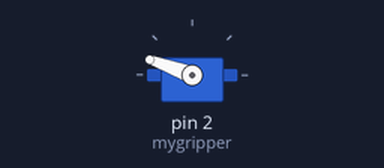
Bench run of a sketch on a simulated Arduino Uno, built with avr-gcc and run on an emulated ATmega328P. Shown: servo.

Above: at 0.05 s.
At 6.0 s:
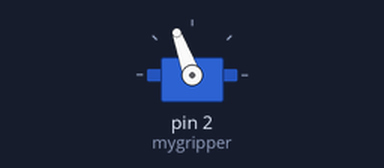
Timing chart, 0 to 7.8 s (numbered marks = the images above):
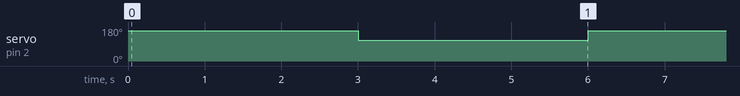

The sketch:

Servotrial.ino
```cpp
#include <Servo.h>
Servo mygripper;
void setup() {
  // put your setup code here, to run once:
mygripper.attach(2);
//mygripper.write(0);
//mygripper.write(25);
//mygripper.write(0);
}

void loop() {
mygripper.write(160);
delay(3000);
mygripper.write(110);
delay(3000);

}
```

Measured:
- by itself, servo on pin 2 (mygripper): alternates 160° for 3.0 s and 110° for 3.0 s
